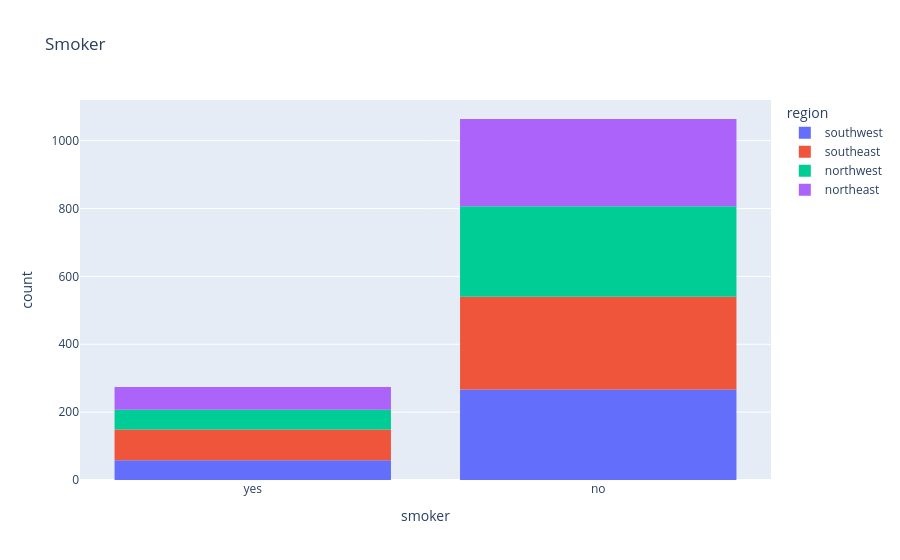

Notebook code for this chart:
### Markdown cell above
> **EXERCISE**: Visualize the distributions of the "sex", "region" and "children" columns and report your observations.

### Code cell
px.histogram(medical_df, x='smoker', color='region', title='Smoker')

### Figure 1 — Plotly figure (JSON) as saved in the notebook; plotly's stock layout.template omitted (floating-point values rounded to 4 significant figures; data arrays with more than 128 entries replaced by an {"elided": "..."} marker saying what was removed)
{"data": [{"bingroup": "x", "hovertemplate": "region=southwest<br>smoker=%{x}<br>count=%{y}<extra></extra>", "legendgroup": "southwest", "marker": {"color": "#636efa", "pattern": {"shape": ""}}, "name": "southwest", "orientation": "v", "showlegend": true, "type": "histogram", "x": {"elided": "325 str values"}, "xaxis": "x", "yaxis": "y"}, {"bingroup": "x", "hovertemplate": "region=southeast<br>smoker=%{x}<br>count=%{y}<extra></extra>", "legendgroup": "southeast", "marker": {"color": "#EF553B", "pattern": {"shape": ""}}, "name": "southeast", "orientation": "v", "showlegend": true, "type": "histogram", "x": {"elided": "364 str values"}, "xaxis": "x", "yaxis": "y"}, {"bingroup": "x", "hovertemplate": "region=northwest<br>smoker=%{x}<br>count=%{y}<extra></extra>", "legendgroup": "northwest", "marker": {"color": "#00cc96", "pattern": {"shape": ""}}, "name": "northwest", "orientation": "v", "showlegend": true, "type": "histogram", "x": {"elided": "325 str values"}, "xaxis": "x", "yaxis": "y"}, {"bingroup": "x", "hovertemplate": "region=northeast<br>smoker=%{x}<br>count=%{y}<extra></extra>", "legendgroup": "northeast", "marker": {"color": "#ab63fa", "pattern": {"shape": ""}}, "name": "northeast", "orientation": "v", "showlegend": true, "type": "histogram", "x": {"elided": "324 str values"}, "xaxis": "x", "yaxis": "y"}], "layout": {"barmode": "relative", "legend": {"title": {"text": "region"}, "tracegroupgap": 0}, "title": {"text": "Smoker"}, "xaxis": {"anchor": "y", "domain": [0, 1], "title": {"text": "smoker"}}, "yaxis": {"anchor": "x", "domain": [0, 1], "title": {"text": "count"}}}}
